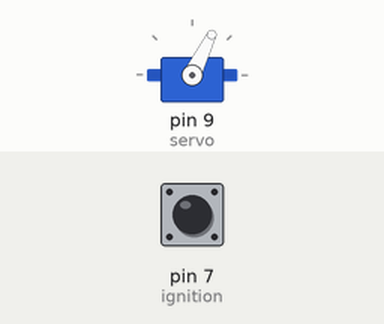
Bench run of a sketch on a simulated Arduino Uno, built with avr-gcc and run on an emulated ATmega328P. Shown: servo. Wiring (inferred from the names in the program): servo: signal pin 9. Inputs (shaded band) come from the test bench; at power-on: pin 7 (ignition) HIGH. Servo pulses on a pin are drawn as a servo (544–2400 µs = 0–180°).

Above: at 1.2 s.
1.3 s: pin 7 (ignition) pulled LOW for 0.15 s
At 1.39 s:
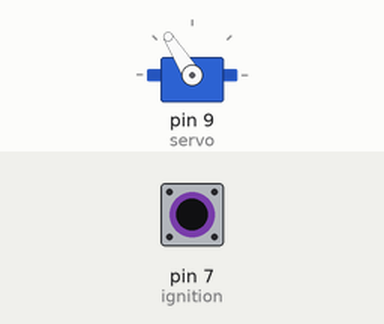
2.9 s: pin 7 (ignition) pulled LOW for 3.2 s
At 6.6 s:
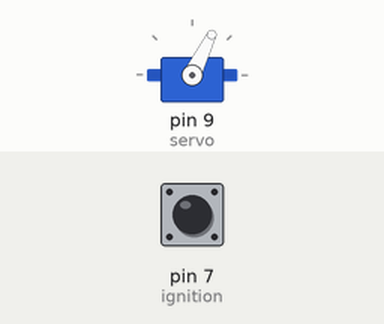
Timing chart, 0 to 8.1 s (numbered marks = the images above; inputs shaded):
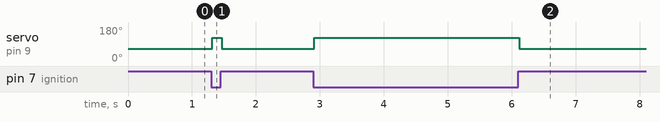

The sketch:

ignition_servo.ino
```cpp
int ignition = 7;
int pos = 2000;
int servo = 9;

void setup(){
 //Serial.begin(115200);
 pinMode(ignition, INPUT);
 digitalWrite(ignition, HIGH);
 pinMode(servo, OUTPUT);
 digitalWrite(servo, LOW);
}

void loop(){

  if(digitalRead(ignition)){
    pos = 1200;
  }
  else{
    pos = 1800;
  }

  digitalWrite(servo, HIGH);
  delayMicroseconds(pos);
  digitalWrite(servo, LOW);
  delay(20);

  //Serial.println(ignition);
}
```

Measured:
- after the input at 1.3 s, servo on pin 9 (servo): 64° → 122° at once, → 64° 0.15 s later
- after the input at 2.9 s, servo on pin 9 (servo): 64° → 122° at once, → 64° 3.2 s later
